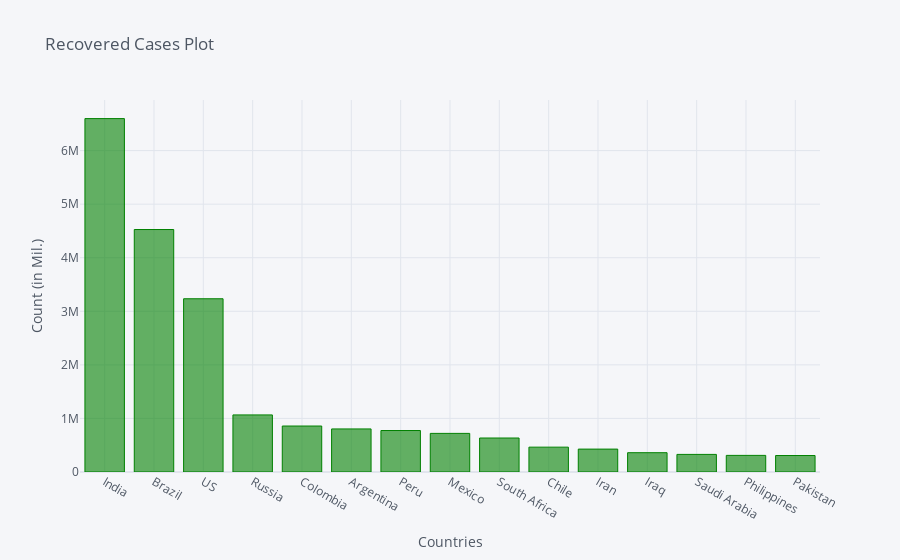

Notebook code for this chart:
### Code cell
recovered_df2_plot.iplot(kind='bar', x='Country/Region', y='10/18/20',color='green',
                         title='Recovered Cases Plot',xTitle='Countries',yTitle='Count (in Mil.)')

### Figure 1 — Plotly figure (JSON) as saved in the notebook; plotly's stock layout.template omitted (floating-point values rounded to 4 significant figures)
{"data": [{"marker": {"color": "rgba(0, 128, 0, 0.6)", "line": {"color": "rgba(0, 128, 0, 1.0)", "width": 1}}, "name": "10/18/20", "orientation": "v", "text": "", "type": "bar", "x": ["India", "Brazil", "US", "Russia", "Colombia", "Argentina", "Peru", "Mexico", "South Africa", "Chile", "Iran", "Iraq", "Saudi Arabia", "Philippines", "Pakistan"], "y": [6597209, 4526393, 3234138, 1065608, 858294, 803965, 774356, 720973, 634543, 463943, 427400, 360477, 328538, 310158, 307409]}], "layout": {"legend": {"bgcolor": "#F5F6F9", "font": {"color": "#4D5663"}}, "paper_bgcolor": "#F5F6F9", "plot_bgcolor": "#F5F6F9", "title": {"font": {"color": "#4D5663"}, "text": "Recovered Cases Plot"}, "xaxis": {"gridcolor": "#E1E5ED", "showgrid": true, "tickfont": {"color": "#4D5663"}, "title": {"font": {"color": "#4D5663"}, "text": "Countries"}, "zerolinecolor": "#E1E5ED"}, "yaxis": {"gridcolor": "#E1E5ED", "showgrid": true, "tickfont": {"color": "#4D5663"}, "title": {"font": {"color": "#4D5663"}, "text": "Count (in Mil.)"}, "zerolinecolor": "#E1E5ED"}}}
